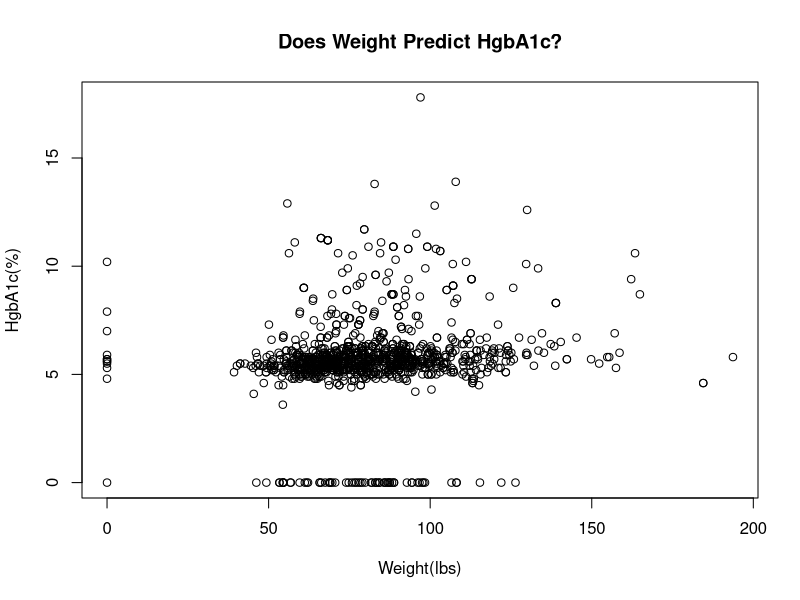
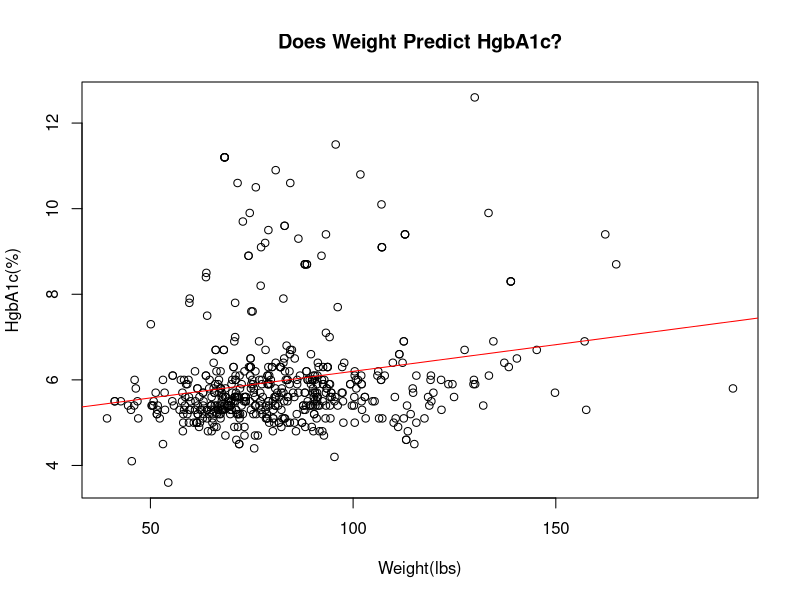
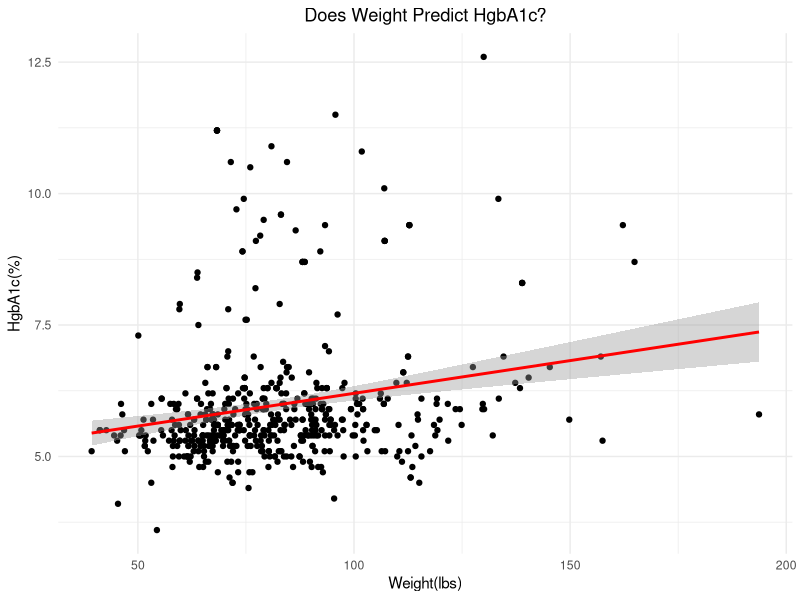

Generate these figures, in order, with R:
# Kathleen Ashbaker
# HMS 520 Autumn 2023
# Final Project 
# Linear Regression: A Simple Machine Learning Model 

# SCOPE OF PROJECT: 

# This project provides a beginner's guide to simple linear regression,
# which is  machine learning technique in R.
# Designed for learners at all levels, from novices to advanced users,
# it caters to both students and researchers seeking to enhance their R skills

# Step 0:Load Libraries 

library(readr)
library(tidyverse)
library(mice)
library(dplyr)
library(ggplot2)

# Step 1: ---------------- Upload Data and save into data frame ; This is the Patient_List_aaliyah_washington_md csv file 

Patient_List_aaliyah_washington_md <- read_csv("Patient_List_aaliyah-washington-md.csv", show_col_types = FALSE)

# The argument 'show_col_types = FALSE' masks the object types of columns, easing reading of the 'Patient_List_aaliyah_washington_md' data frame

# Step 2:----------------Data Examination and Cleaning 

# Using dplyr and mutate_all() to change 'None' values to ' NA'  

Patient_List_aaliyah_washington_md <- Patient_List_aaliyah_washington_md %>%
  mutate_all(~ifelse(. == "None", NA, .))

# Summarizes data frame 

summary(Patient_List_aaliyah_washington_md)


# Optional Ways to Check Column values, for example "wt" and "hgba1c"

wt_column <- Patient_List_aaliyah_washington_md["wt"]
View(wt_column)

hgba1c_column <- Patient_List_aaliyah_washington_md["hgba1c"]
View(hgba1c_column)

# Counting 'NA' values in a column; for example, 'wt' 

count_na <- function(data, column_name) {
  if (!column_name %in% names(data)) {
    return(paste("Column", column_name, "not found in the data frame."))
  }
  
  na_count <- sum(is.na(data[[column_name]]))
  return(paste("Column", column_name, "has", na_count, "NA value(s)."))
}

result <- count_na(Patient_List_aaliyah_washington_md, "wt")
print(result)


# Mean/Median Imputation: 
# Best for when the missing data is not a significant portion of the dataset 
# and is assumed to be missing completely at random (MCAR).
# This is the case for our data set 

# Check if columns are numeric, for example 'wt' column

is_numeric <- is.numeric(Patient_List_aaliyah_washington_md$wt)
print(is_numeric)

# Apply Mean Imputation

# Convert Multiple Columns to Numeric
# If you have multiple columns to convert, you can use mutate() with across().
# specify which columns; in this example, we selected columns 'wt' and 'hgba1c'

Patient_List_aaliyah_washington_md <- Patient_List_aaliyah_washington_md %>%
  mutate(across(c(wt, hgba1c), ~ as.numeric(as.character(.))))

# Perform Imputation
# Here's a function to apply mean or median imputation to all columns:
impute_data <- function(data, use_median = FALSE) {
  data %>% 
    mutate(across(where(is.numeric), ~ ifelse(is.na(.), 
                                              if (use_median) median(., na.rm = TRUE) else mean(., na.rm = TRUE), 
                                              .)))
}

# Apply the 'impute_data' Function 
# You can apply this function to your data frame. 
# For this data set, we will use mean imputation:

Patient_List_aaliyah_washington_md <- impute_data(Patient_List_aaliyah_washington_md)




# Step 1: Remove rows with NA values and zeros
cleaned_data_ggplot2 <- subset(na.omit(Patient_List_aaliyah_washington_md), wt != 0 & hgba1c != 0)

# Load ggplot2 package
library(ggplot2)

# Assuming your dataframe is named cleaned_data_ggplot2
# and it contains the columns 'wt' and 'hgba1c'




# Step 3A:----------------plot data 
plot(Patient_List_aaliyah_washington_md$wt, Patient_List_aaliyah_washington_md$hgba1c,xlab = "Weight(lbs)", 
     ylab = "HgbA1c(%)", 
     main = "Does Weight Predict HgbA1c?")



# Optional: Plot only those data points which do not contain any 'NA' values for either 'wt' or 'hgba1c'

# Two ways to do this: Method 1: 'plot' function

# Step 1B: Remove rows with NA values
cleaned_data <- na.omit(Patient_List_aaliyah_washington_md)

# Step 2B: Exclude rows where 'wt' or 'hgba1c' is 0
cleaned_data <- subset(cleaned_data, wt != 0 & hgba1c != 0)

# Step 3B: Plot data
plot(cleaned_data$wt, cleaned_data$hgba1c,xlab = "Weight(lbs)", 
     ylab = "HgbA1c(%)", 
     main = "Does Weight Predict HgbA1c?")

#---------- trend line in Plot data (shown for cleaned_data only)

# Fit a linear model
model <- lm(hgba1c ~ wt, data = cleaned_data)

# Add a trend line to the plot
abline(model, col = "red")

                            

# Method 2: 'ggplot' function ; while ggplot2 does a good job of handling NA values 
# by default (usually by exclusion), you have a variety of options to manage NAs explicitly based on your specific needs and the nature of your data

# Create scatter plot with ggplot2
ggplot(cleaned_data_ggplot2, aes(x = wt, y = hgba1c)) +
  geom_point() +  # Add scatter points
  geom_smooth(method = "lm", color = "red") +  # Add linear regression trend line
  labs(x = "Weight(lbs)", y = "HgbA1c(%)", title = "Does Weight Predict HgbA1c?") +
  theme_minimal() +  # Adds a minimal theme to the plot
  theme(plot.title = element_text(hjust = 0.5))  # Center the title


# Step 4A:----------------Simple Linear Regression 
patreg<- lm(hgba1c ~ wt, data = Patient_List_aaliyah_washington_md)


# Step 5A:----------------Summarize Linear Regression Output
summary(patreg)

# Step 4B:----------------Simple Linear Regression with cleaned_data 
patregclean<- lm(hgba1c ~ wt, data = cleaned_data)


# Step 5B:----------------Summarize Linear Regression Output for cleaned_data
summary(patregclean)
